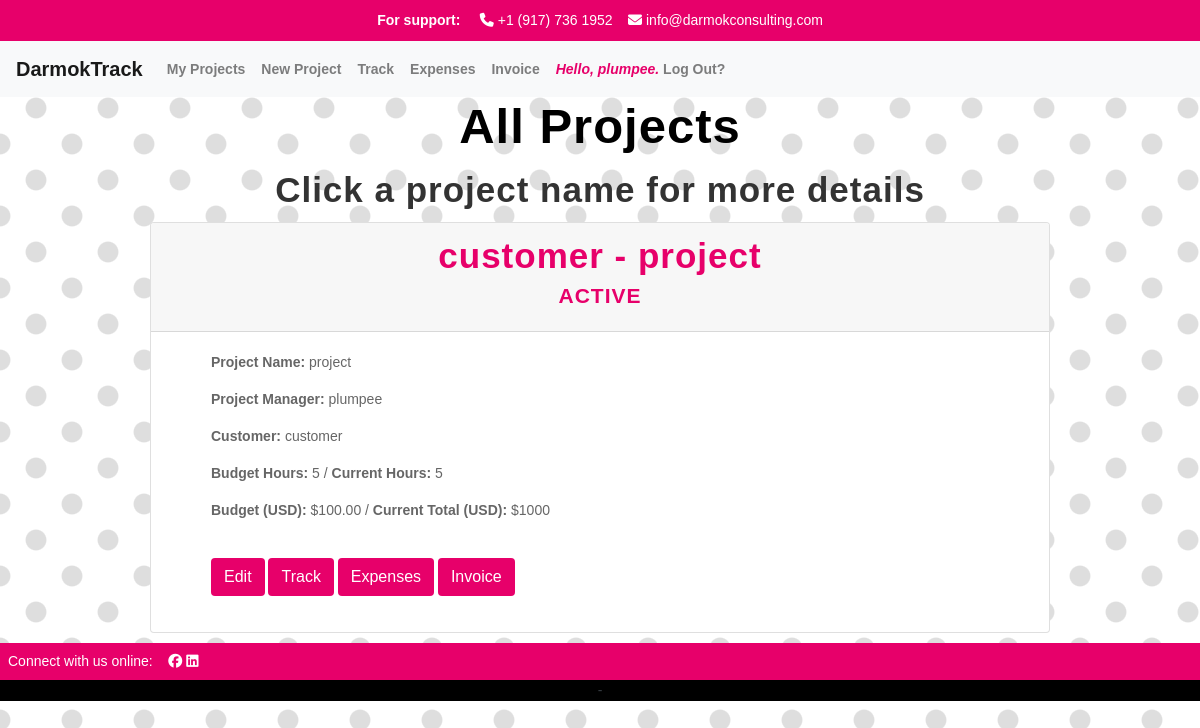
Page /projects (signed in) on the earlier database version.
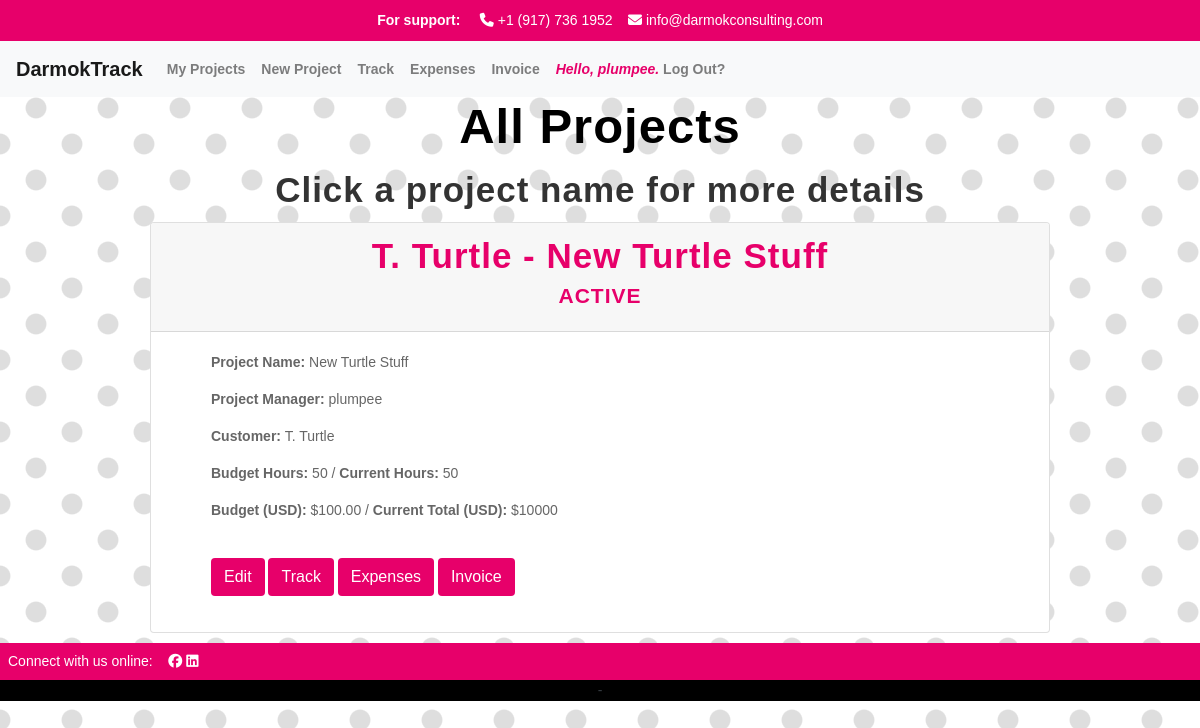
Same page on the later database version.
### apps/track/models.py (models this page shows, shortened)
class Project(models.Model):
    project_manager = models.ForeignKey(User, related_name='project_manager', on_delete=models.CASCADE)
    name = models.CharField("Project Name", max_length=250)
    start = models.DateTimeField(auto_now_add=True)
    customer = models.CharField(max_length=250)
    budget_hours = models.IntegerField(default=0)
    budget_dollars = models.DecimalField(max_digits=10, decimal_places=2, default=0.00)
    is_active = models.BooleanField("Active", default=True)
    projects = models.ForeignKey(User, blank=True, related_name="project_list", on_delete=models.CASCADE)
    time_models = models.ManyToManyField(TimeModel, related_name='projects')
    class Meta:
        ordering = ['-start']

class User(AbstractUser):
    def __str__(self):
        return self.username

### apps/track/views.py (the view)
# urls.py: path("projects", views.project_list, name="projects"),
def project_list(request):
    return render(request, "track/projects.html", {
            "projects": request.user.project_list.all(),
        })

### apps/track/templates/track/projects.html (shortened to what this page needs)
{% extends 'track/layout.html' %}
{% load mathfilters %}
{% block body %}
<h1>All Projects</h1>
<h2>Click a project name for more details</h2>
{% if user.is_authenticated %}
{% for project in projects %}
        <div class="card w-75">
            <div class="{% if project.is_active %}card-header{% else %}card-header bg-secondary{% endif %}">
                <h2 class="card-title mb-0">
                        <a href="{% url 'project' project.id %}">{{ project.customer}} - {{ project.name }}</a>
                    </h2>
                    <h3>{% if project.is_active %}
                        Active
                        {% else %}
                        <div class="inactive">
                        Inactive
                        </div>
                        {% endif %}
                    </h3>
            </div>
            <div id="collapseOne">
                <div class="{% if project.is_active %}card-body{% else %}card-body bg-inactive{% endif %}">
                    <ul><strong>Project Name:</strong> {{ project.name }}</ul>
                    <ul><strong>Project Manager:</strong> {{ project.project_manager }}</ul>
                    <ul><strong>Customer:</strong> {{ project.customer }}</ul>
                    <ul><strong>Budget Hours:</strong> {{ project.budget_hours }} / <strong>Current Hours:</strong> {{ project.budget_hours }}</ul>
                    <ul><strong>Budget (USD):</strong> ${{ project.budget_dollars }} / <strong>Current Total (USD):</strong> ${{ project.budget_hours|mul:200 }}</ul>
                    <br>
                    {% if project.is_active %}
                        <ul>
                            <a href="{% url 'edit_project' project.id %}" data-id="{{ project.id }}"><button type="button" class="btn btn-darmok">Edit</button></a>
                            <a href="#" data-id="{{ project.id }}"><button type="button" class="btn btn-darmok">Track</button></a>
                            <a href="#" data-id="{{ project.id }}"><button type="button" class="btn btn-darmok">Expenses</button></a>
                            <a href="#" data-id="{{ project.id }}"><button type="button" class="btn btn-darmok">Invoice</button></a>
                        </ul>
                        {% endif %}
                </div>
            </div>
        </div>
{% endfor %}
</div>
{% endif %}
{% endblock %}

Differences in the rows shown:
changed Project "plumpee": customer "customer" → "T. Turtle"; name "project" → "New Turtle Stuff"; budget_hours "5" → "50"; budget_hours|mul "1000" → "10000"
